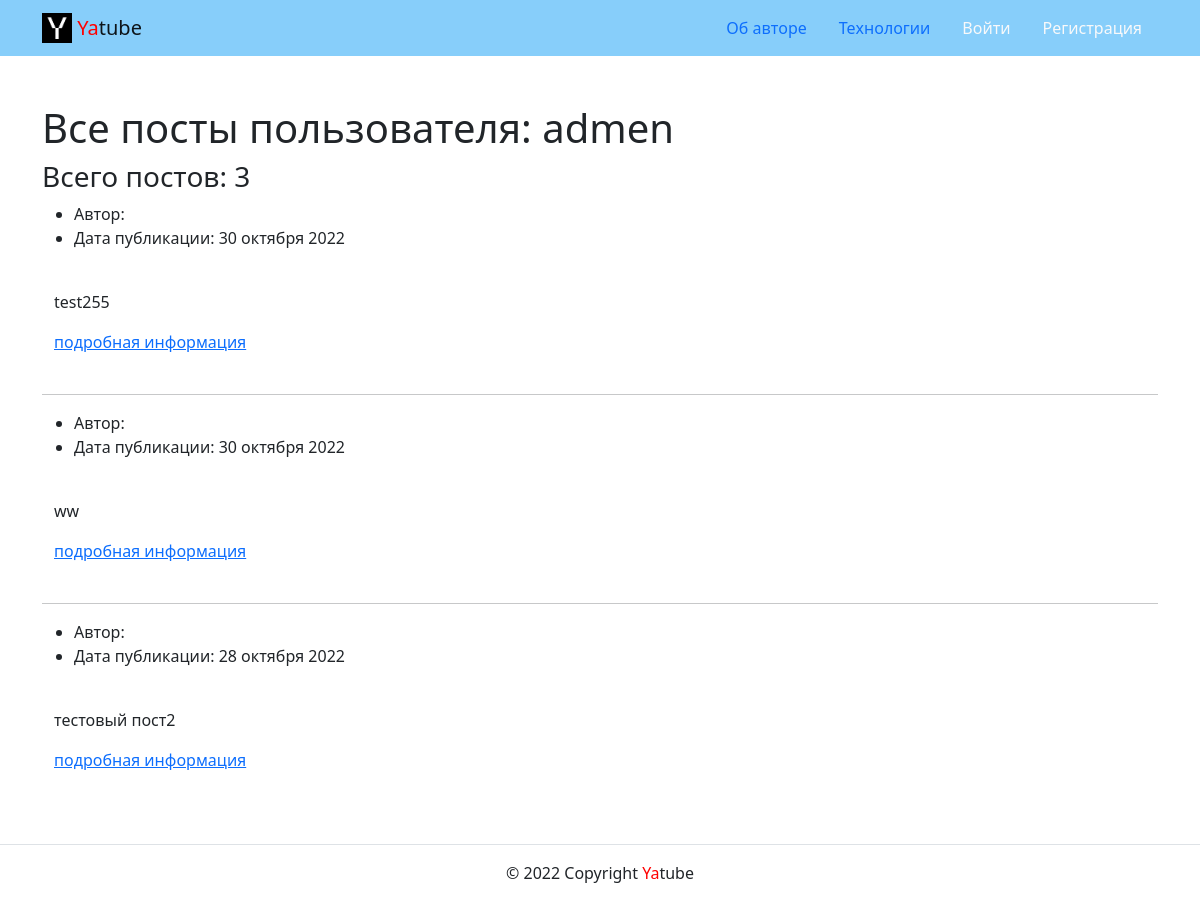
Page /profile/admen/ on the earlier database version.
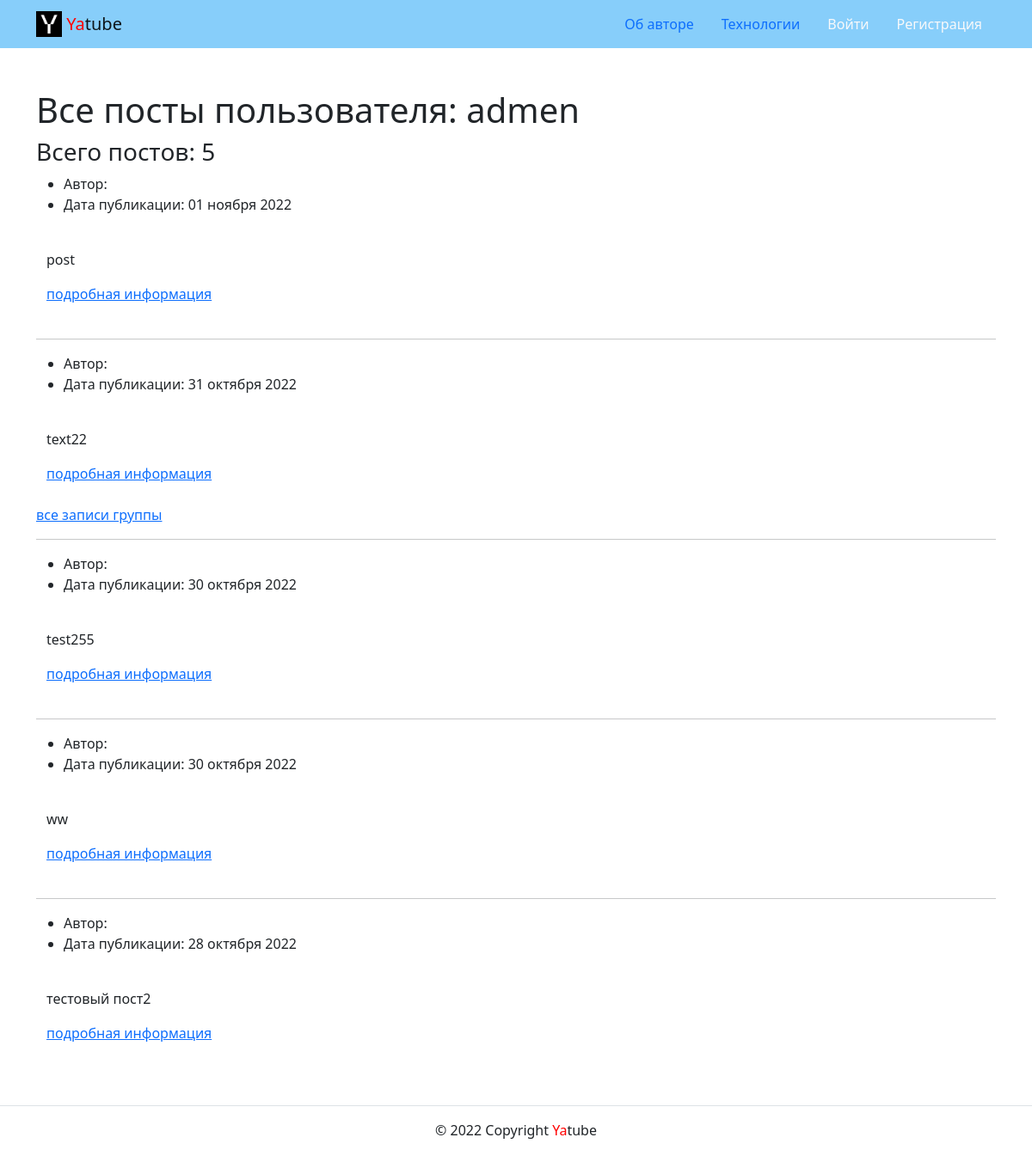
Same page on the later database version.
### posts/models.py (models this page shows, shortened)
class Post(models.Model):
    text = models.TextField(help_text='Введите текст поста',
                            verbose_name='Текст поста')
    pub_date = models.DateTimeField(auto_now_add=True)
    author = models.ForeignKey(
        User,
        on_delete=models.CASCADE,
        related_name='posts')
    group = models.ForeignKey(
        Group,
        on_delete=models.SET_NULL,
        blank=True,
        null=True,
        related_name='posts',
        help_text='Введите название группы',
        verbose_name='Группа',
    )
    class Meta:
        ordering = ['-pub_date']

### posts/views.py (the view)
# urls.py: path('profile/<str:username>/', views.profile, name='profile'),
def profile(request, username):
    template = 'posts/profile.html'
    author = User.objects.get(username=username)
    posts = author.posts.all()
    context = {
        'page_obj': make_paginator(request, posts),
        'author': author,
    }
    return render(request, template, context)

### core/context_processors/year.py (called while the page is built)
def year(request):
    return {
        'year': date.today().year,
    }

### posts/utils.py (called while the page is built)
def make_paginator(request, data):
    paginator = Paginator(data, settings.NUMBER_POSTS_ON_ONE_PAGE)
    page_number = request.GET.get('page')
    page_obj = paginator.get_page(page_number)
    return page_obj

### templates/posts/profile.html (shortened to what this page needs)
<!DOCTYPE html>
<html lang="ru">
<head>
    {% extends 'base.html' %}
  {% block content %}
<main>
    <div class="container py-5">
        <h1>Все посты пользователя: {{ author }} </h1>
        <h3>Всего постов: {{ author.posts.all.count }} </h3>
        {% for post in page_obj %}
            {% include 'includes/post.html' %}
        <br>
        {% if post.group %}
            <a href="{% url 'posts:group_list' post.group.slug %}">все записи группы</a>
           {% endif %}
            {% if not forloop.last %}
                <hr>
            {% endif %}
        {% endfor %}
    </div>
</main>
{% endblock %}

### templates/base.html (shortened to what this page needs)
<!DOCTYPE html>
<html lang="ru">
  <head>
    {% load static %}
    <link rel="stylesheet" href="{% static 'css/bootstrap.min.css' %}">
  </head>
  <body>
    <header>
      {% include 'includes/header.html' %}
    </header>
    <main>
      {% block content %}{% endblock %}
    </main>
    <footer>
      {% include 'includes/footer.html' %}
    </footer>
  </body>
</html>

### templates/includes/header.html (shortened to what this page needs)
<head>
  {% load static %}
  <link rel="stylesheet" href="{% static 'css/bootstrap.min.css' %}">
</head>
<header>
  <nav class="navbar navbar-light" style="background-color: lightskyblue">
    <div class="container">
      <a class="navbar-brand" href="{% url 'posts:index' %}">
        <img src=" {% static 'img/logo.png' %}" width="30" height="30" class="d-inline-block align-top" alt="">
        <span style="color:red">Ya</span>tube
      </a>
      {% with request.resolver_match.view_name as view_name %}
      <ul class="nav nav-pills">
        <li class="nav-item">
          <a class="nav-link {% if view_name  == 'about:author' %} active {% endif %}"
             href="{% url 'about:author' %}">Об авторе</a>
        </li>
        <li class="nav-item">
          <a class="nav-link {% if view_name  == 'about:tech' %} active {% endif %}"
             href="{% url 'about:tech' %}">Технологии</a>
        </li>
        {% if request.user.is_authenticated %}
        <li class="nav-item">
          <a class="nav-link" href="{% url 'posts:post_create' %}">Новая запись</a>
        </li>
        <li class="nav-item">
          <a class="nav-link link-light {% if view_name  == 'users:password_reset_form' %} active {% endif %}"
             href="{% url 'users:password_reset_form' %}">Изменить пароль</a>
        </li>
        <li class="nav-item">
          <a class="nav-link link-light {% if view_name  == 'users:logout' %} active {% endif %}"
             href="{% url 'users:logout' %}">Выйти</a>
        </li>
        <li>
          Пользователь: {{ user.username }}
        </li>
        {% else %}
        <li class="nav-item">
          <a class="nav-link link-light {% if view_name  == 'users:login' %} active {% endif %}"
             href="{% url 'users:login' %}">Войти</a>
        </li>
        <li class="nav-item">
          <a class="nav-link link-light {% if view_name  == 'users:signup' %} active {% endif %}"
             href="{% url 'users:signup' %}">Регистрация</a>
        </li>
        {% endif %}
      </ul>
      {% endwith %}
    </div>
  </nav>
</header>

### templates/includes/post.html
<article>
    <ul>
        <li>
            Автор: {{ post.author.get_full_name }}
        </li>
        <li>
            Дата публикации: {{ post.pub_date|date:"d E Y" }}
        </li>
    </ul>
    <div class="container">
        <br>
        <p>{{ post.text }}</p>
        <a href="{% url 'posts:post_detail' post.id %}">подробная информация </a>
    </div>
</article>

### templates/includes/footer.html
<footer class="border-top text-center py-3">
  <p>© {{ year }} Copyright <span style="color:red">Ya</span>tube</p>
</footer>

Differences in the rows shown:
added Post: pub_date "01 ноября 2022", text "post"
added Post: pub_date "31 октября 2022", text "text22", shows "все записи группы"
Other differences:
{{ author.posts.all.count }}: "3" → "5"
